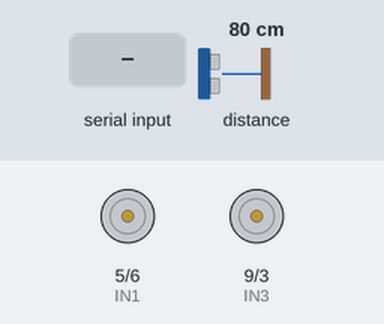
Simulated run of this sketch. Board: Arduino Uno, built with avr-gcc and run on an emulated ATmega328P. On the bench: motor-driver pin pairs drawn as motors (green arrow = first pin HIGH = forward, orange = second pin HIGH = backward, longer = more drive). The inputs (shaded band) are chosen by the test bench; at power-on: distance to the obstacle 80 cm. What the sketch prints to the serial monitor is not drawn.

Above: at 1.2 s.
1.3 s: "a" received over Serial
At 2.2 s:
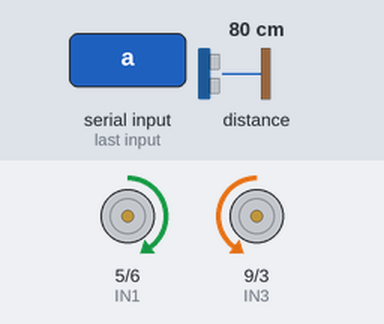
2.8 s: "b" received over Serial
At 3.4 s:
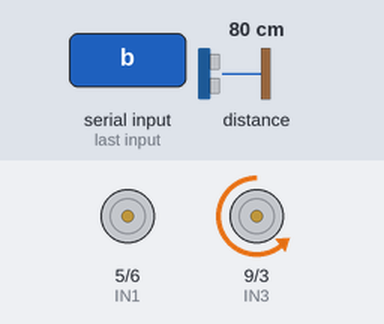
4.3 s: "c" received over Serial
At 5.7 s:
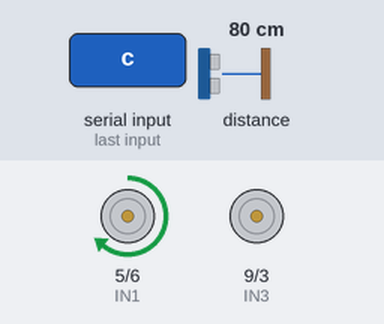
Timing chart, 0 to 7.3 s (numbered marks = the images above; inputs shaded):
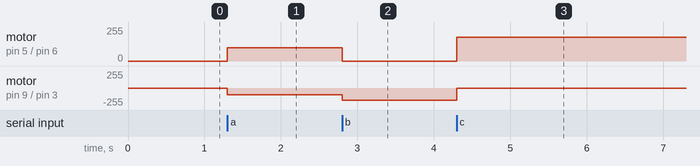

Measured:
- after the input at 1.3 s, motor on pin 5 (IN1) / pin 6 (IN2): stopped → forward 100/255 at once; motor on pin 9 (IN3) / pin 3 (IN4): stopped → backward 100/255 at once
- after the input at 2.8 s, motor on pin 5 (IN1) / pin 6 (IN2): forward 100/255 → stopped at once; motor on pin 9 (IN3) / pin 3 (IN4): backward 100/255 → backward 180/255 at once
- after the input at 4.3 s, motor on pin 5 (IN1) / pin 6 (IN2): stopped → forward 180/255 at once; motor on pin 9 (IN3) / pin 3 (IN4): backward 180/255 → stopped at once

The sketch:

Wall_follower_serial.ino
```cpp
int IN1 = 5;
int IN2 = 6;
int IN3 = 9;
int IN4 = 3;
int pwd1 = 100;
int pwd2 = 180;

#include <Wire.h>
#include <VL53L1X.h>

VL53L1X sensor;


void setup() {
  Serial.begin(115200);
  Wire.begin();
  Wire.setClock(400000);


  sensor.setTimeout(100);
  if (!sensor.init())
  {
    Serial.println("Failed to detect and initialize sensor!");
    while (1);
  }

  sensor.setDistanceMode(VL53L1X::Short);
  sensor.setMeasurementTimingBudget(50000);

  sensor.startContinuous(25);

  pinMode(IN1, OUTPUT);
  pinMode(IN2, OUTPUT);
  pinMode(IN3, OUTPUT);
  pinMode(IN4, OUTPUT);


}

int myGetchar ()
{
  int x;

  while ((x = Serial.read()) == -1)
    ;

  return x ;
}


void moveForward()
{
  digitalWrite(IN3, LOW);
  analogWrite(IN4, pwd1);
  analogWrite(IN1, pwd1);
  digitalWrite(IN2, LOW);
}

void turnLeft()
{
  digitalWrite(IN1, LOW);
  digitalWrite(IN2, LOW);
  digitalWrite(IN3, LOW);
  analogWrite(IN4, pwd2);
}

void turnRight() {
  analogWrite(IN1, pwd2);
  digitalWrite(IN2, LOW);
  digitalWrite(IN3, LOW);
  digitalWrite(IN4, LOW);
}

void readSensor() {
  if (sensor.dataReady()){
  Serial.println(sensor.read());
  }
  //  Serial.print("range: ");
  //Serial.println(sensor.ranging_data.range_mm);
  //  Serial.print("\tstatus: ");
  //  Serial.print(VL53L1X::rangeStatusToString(sensor.ranging_data.range_status));

  //  Serial.println();
}


void loop() {

  readSensor();
  //sensor.read();
  if (Serial.available() > 0) {

    int c;
    c = myGetchar();
    if (c == 'a')
    {
      moveForward();
    }
    if (c == 'b')
    {
      turnLeft();
    }
    if (c == 'c')
    {
      turnRight();
    }
  }
}
```
